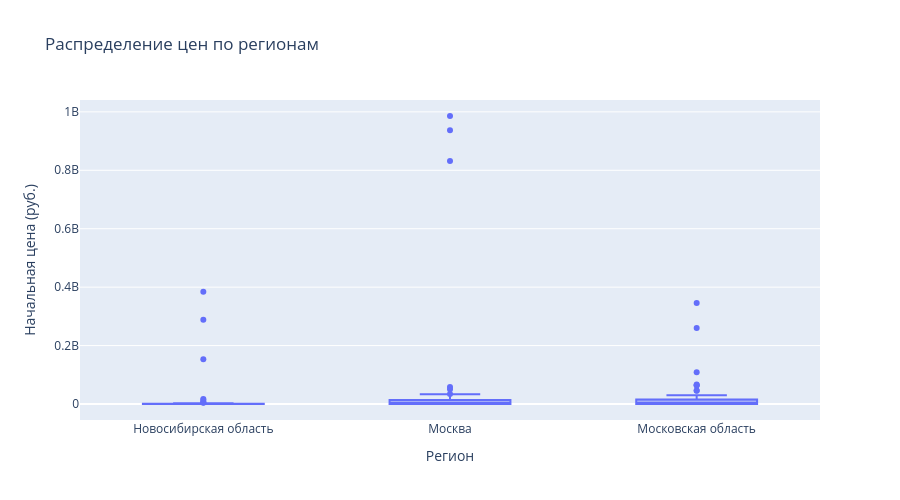

Source (notebook cell):
### Code cell
# Сравнение цен по регионам (box plot)
fig = px.box(
    df,
    x='region_name',
    y='initial_price',
    title='Распределение цен по регионам',
    labels={'region_name': 'Регион', 'initial_price': 'Начальная цена (руб.)'}
)
fig.update_layout(height=500)
fig.show()

### Figure 1 — Plotly figure (JSON) as saved in the notebook; plotly's stock layout.template omitted (floating-point values rounded to 4 significant figures; data arrays with more than 128 entries replaced by an {"elided": "..."} marker saying what was removed)
{"data": [{"alignmentgroup": "True", "hovertemplate": "Регион=%{x}<br>Начальная цена (руб.)=%{y}<extra></extra>", "legendgroup": "", "marker": {"color": "#636efa"}, "name": "", "notched": false, "offsetgroup": "", "orientation": "v", "showlegend": false, "type": "box", "x": {"elided": "600 str values"}, "x0": " ", "xaxis": "x", "y": {"elided": "600 float values"}, "y0": " ", "yaxis": "y"}], "layout": {"boxmode": "group", "height": 500, "legend": {"tracegroupgap": 0}, "title": {"text": "Распределение цен по регионам"}, "xaxis": {"anchor": "y", "domain": [0, 1], "title": {"text": "Регион"}}, "yaxis": {"anchor": "x", "domain": [0, 1], "title": {"text": "Начальная цена (руб.)"}}}}
